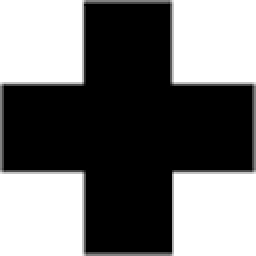
#> input picture docs/source/examples/images/redcross.png, 128 x 128 px (shown 2 times larger); the run also reads 3 pictures not shown here
$ jupyter execute --allow-errors ShapeInterpolation.ipynb
#> lines starting #> are read from the running program, lines starting #| are printed output that depends on the picture; after the words box and inside, x2 and y2 are one past the last pixel; in counts of white or black regions, pixels touching at a corner belong together
# Shape Interpolation

[cell 1]
from mmot import MMOTSolver

import numpy as np
import matplotlib.pyplot as plt

from scipy.ndimage import gaussian_filter

import cmocean

## Define Marginals

[cell 2]
def sharpen(img):
    blurred = gaussian_filter(img, sigma=7)

    blurred[blurred<0.5*np.max(blurred)] = 0.0
    blurred[blurred>0] = 1.0

    blurred /= np.sum(blurred)
    return blurred

def pad(img,pad_size=4):
#> called with pad_size = 4
    temp = np.ones((img.shape[0]+2*pad_size,img.shape[1]+2*pad_size))
#> temp: shape (136, 136) float64; every value is 1
    temp[pad_size:-pad_size,pad_size:-pad_size] = img
    return temp

def rescale(img):
    output = np.zeros((2*img.shape[0],2*img.shape[1]))
#> output: shape (272, 272) float64; every value is 0
    output[0::2,0::2] = img
    output[1::2,0::2] = img
    output[1::2,1::2] = img
    output[0::2,1::2] = img

    return output

#### Load and rescale images

[cell 3]
measures = [None]*4
measures[0] = sharpen(rescale(rescale(rescale(1 - pad(plt.imread('images/redcross.png')[:, :, 2])))))
#> in rescale (call 2), `output = np.zeros((2*img.shape[0],2*img.shape[1]))`: output: shape (544, 544) float64; every value is 0
#> in rescale (call 3), `output = np.zeros((2*img.shape[0],2*img.shape[1]))`: output: shape (1088, 1088) float64; every value is 0
#> in sharpen, `blurred[blurred<0.5*np.max(blurred)] = 0.0`:
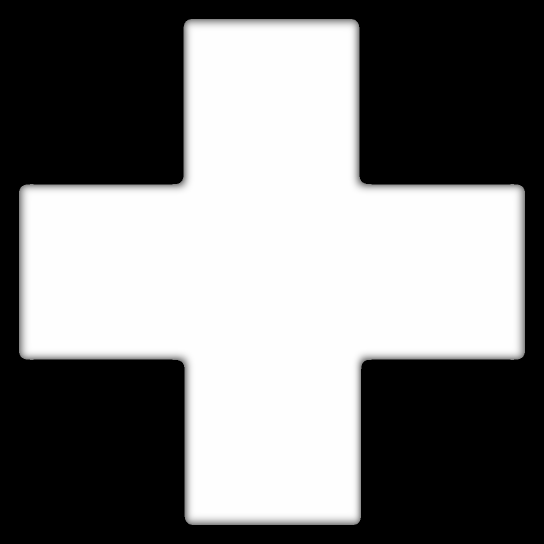
#> blurred: shape (1088, 1088) float64 (shown at 1/2 size); min 0, max 1, mean 0.484
#> in sharpen, `blurred[blurred>0] = 1.0`:
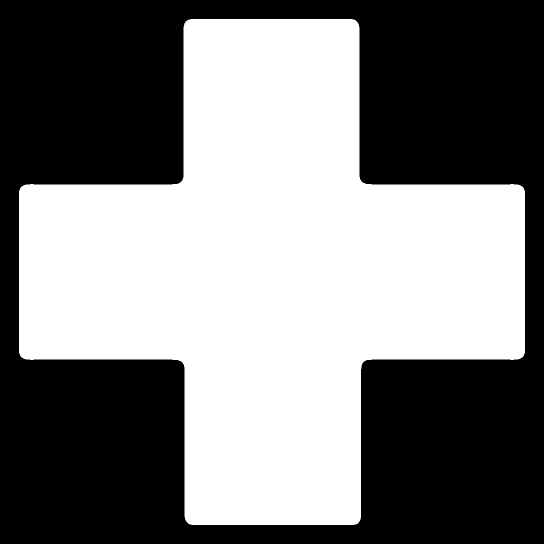
#> blurred: shape (1088, 1088) float64 (shown at 1/2 size); values 0 (black) and 1 (white), 49.6% white; 1 white region, box (x1, y1, x2, y2) and area: (38, 38, 1050, 1050) 587413
measures[1] = sharpen(rescale(rescale(rescale(1 - pad(plt.imread('images/tooth.png')[:, :, 2])))))
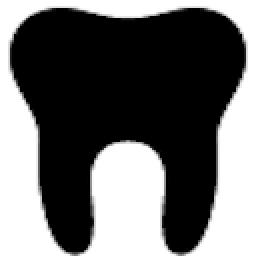
#> input picture docs/source/examples/images/tooth.png, 128 x 128 px (shown 2 times larger)
#> call 2 of pad, with pad_size = 4
#> in pad (call 2), `temp[pad_size:-pad_size,pad_size:-pad_size] = img`:
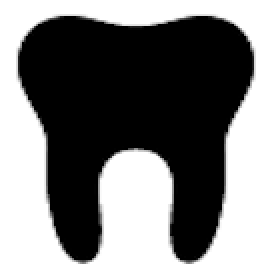
#> temp: shape (136, 136) float64 (shown 2 times larger); min 0, max 1, mean 0.48
#> in rescale (call 6), `output[0::2,1::2] = img`:
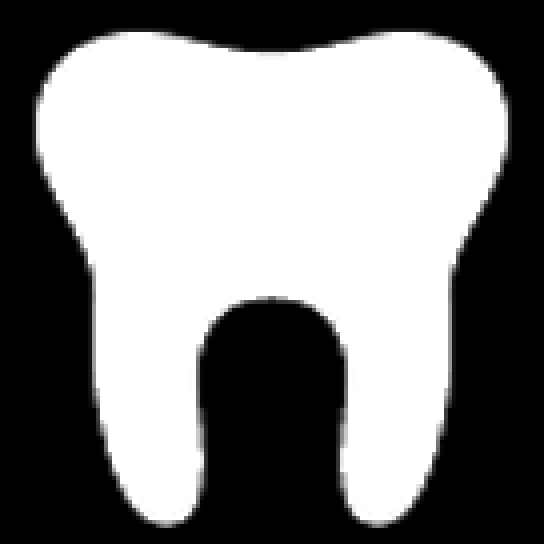
#> output: shape (1088, 1088) float64 (shown at 1/2 size); min 0, max 1, mean 0.52
#> in sharpen (call 2), `blurred[blurred<0.5*np.max(blurred)] = 0.0`:
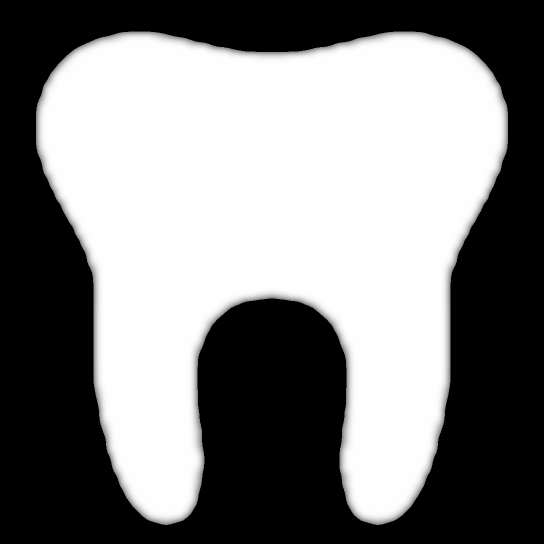
#> blurred: shape (1088, 1088) float64 (shown at 1/2 size); min 0, max 1, mean 0.507
#> in sharpen (call 2), `blurred[blurred>0] = 1.0`:
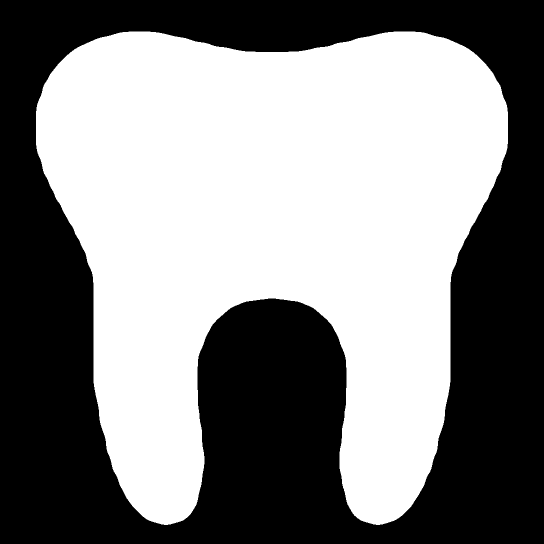
#> blurred: shape (1088, 1088) float64 (shown at 1/2 size); values 0 (black) and 1 (white), 51.9% white; 1 black region, box (x1, y1, x2, y2) and area: (0, 0, 1088, 1088) 569201
measures[2] = sharpen(rescale(rescale(rescale(1 - pad(plt.imread('images/heart.png')[:, :, 2])))))
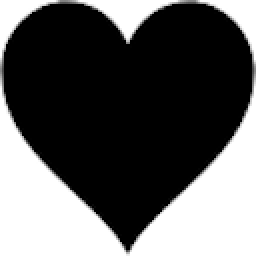
#> input picture docs/source/examples/images/heart.png, 128 x 128 px (shown 2 times larger)
#> call 3 of pad, with pad_size = 4
#> in pad (call 3), `temp[pad_size:-pad_size,pad_size:-pad_size] = img`:
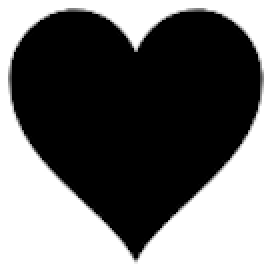
#> temp: shape (136, 136) float64 (shown 2 times larger); min 0, max 1, mean 0.435
#> in rescale (call 8), `output[1::2,0::2] = img`:
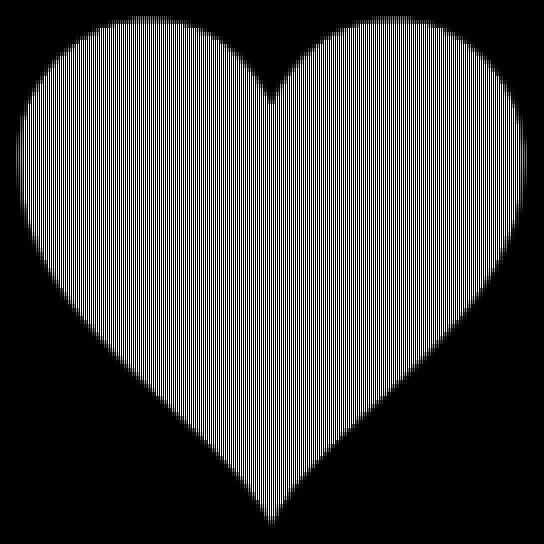
#> output: shape (544, 544) float64; min 0, max 1, mean 0.283
measures[3] = sharpen(rescale(rescale(rescale(1 - pad(plt.imread('images/duck.png')[:, :, 2])))))

for i in range(len(measures)):
    measures[i] *= np.prod(measures[i].shape)/np.sum(measures[i])
#> this loop made 4 passes
#> after the loop, measures = 4 items

print('Marginal size = ', measures[0].shape)
#| Marginal size =  (1088, 1088)

[cell 4]
measures = [None]*2
measures[0] = sharpen(rescale(rescale(rescale(1 - pad(plt.imread('images/ice_floe_0.png')[:, :, 2])))))
measures[1] = sharpen(rescale(rescale(rescale(1 - pad(plt.imread('images/ice_floe_4.png')[:, :, 2])))))
# measures[2] = sharpen(rescale(rescale(rescale(1 - pad(plt.imread('images/ice_floe_2.png')[:, :, 2])))))
# measures[3] = sharpen(rescale(rescale(rescale(1 - pad(plt.imread('images/ice_floe_3.png')[:, :, 2])))))
# measures[4] = sharpen(rescale(rescale(rescale(1 - pad(plt.imread('images/ice_floe_4.png')[:, :, 2])))))

positions = np.array([[0.78,0.56],                # y position upside down
                      [0.79,0.6]])
r=0.02

for i in range(len(measures)):
    measures[i] *= np.prod(measures[i].shape)/np.sum(measures[i])
#> this loop made 2 passes
#> after the loop, measures = 2 items
# [5 lines of commented-out code are left out]

print('Marginal size = ', measures[0].shape)
#| Marginal size =  (1664, 1664)

### Normalize images to create measures

[cell 5]
# Grid of size n1 x n2
n1,n2 = measures[0].shape
#> n1 = 1664; n2 = 1664

x, y = np.meshgrid(np.linspace(0.5/n1,1-0.5/n1,n1), np.linspace(0.5/n2,1-0.5/n1,n2))

# Normalize all the measures
for i in range(len(measures)):
    measures[i] *= n1*n2 / np.sum(measures[i])

#### Plot the measures

[cell 6]
fig, ax = plt.subplots(1, len(measures), figsize=(12,4),sharey=True)
cmap = cmocean.cm.ice
for i in range(len(measures)):
    ax[i].imshow(measures[i], extent=(0,1,0,1), cmap='Greys')
#     ax[i].imshow(measures[i],cmap, extent=(0,1,0,1))
    ax[i].set_title("$\\mu_{{ {:0d} }}$".format(i))

## Solve for Each Barycenter

[cell 7]
def SolveForBary(bary_weights):
    unroll_node = 1
    bary_weights /= np.sum(bary_weights)

    # Only keep the measures with positive weights
    keep_inds = np.where(bary_weights>0)[0]
    bary_weights = bary_weights[keep_inds]
    if(len(keep_inds)==1):
        return measures[keep_inds[0]]

    keep_measures = [measures[i] for i in keep_inds]

    # Construct the edge list for the barycenter problem
    edge_list = []
    for i in range(len(keep_inds)):
        for j in range(i+1,len(keep_inds)):
            edge_list.append([i,j])

    # Set up the MMOT solver
    prob = MMOTSolver(keep_measures, edge_list, x, y, unroll_node, bary_weights)

    # Solve the MMOT problem
    res = prob.Solve(max_its=1000, step_size=1.0, ftol_abs=1e-8, gtol_abs=1e-8, max_line_its=30)

    # Use the result to compute the barycenter
    return prob.Barycenter(res.dual_vars)

[cell 8]
fig=plt.figure(figsize=(8,8))

vmax = np.max(measures[0])
#> vmax = 12.96

size=0.26
corner_pos = np.array([[0.0,1.0], [0.0,0.0], [1.0,1.0], [1.0,0.0]])

for i,m in enumerate(measures):
    ax=fig.add_axes([corner_pos[i,0],corner_pos[i,1],size,size])
    ax.imshow(measures[i],extent=(0,1,0,1),cmap='Greys',vmin=0, vmax=vmax)
    ax.set_axis_off()

#> (the rest of this cell did not finish here and is left out)

[cell 9]
fig=plt.figure(figsize=(8,8))

vmax = np.max(measures[0])

size=0.11
# corner_pos = np.array([[0.0,0.0], [1.0,0.0]])

for i,m in enumerate(measures):
    ax=fig.add_axes([(2*i)*size,0.0,size,size])
#     ax.imshow(measures[i],cmap,extent=(0,1,0,1),vmin=0, vmax=vmax)
    ax.imshow(measures[i],extent=(0,1,0,1),cmap='Greys',vmin=0, vmax=vmax)
    ax.set_axis_off()
    ax.set_title(f"$t={(2*i)*0.125}$")

#> (the rest of this cell did not finish here and is left out)

[cell 10]
fig=plt.figure(figsize=(8,8))

vmax = np.max(measures[0])

size=0.11
corner_pos = np.array([[0.0,0.0], [1.0,0.0]])

for i,m in enumerate(measures):
    ax=fig.add_axes([corner_pos[i,0],corner_pos[i,1],size,size])
#     ax.imshow(measures[i],cmap,extent=(0,1,0,1),vmin=0, vmax=vmax)
    ax.imshow(measures[i],extent=(0,1,0,1),cmap='Greys',vmin=0, vmax=vmax)
    ax.set_axis_off()

#> (the rest of this cell did not finish here and is left out)
